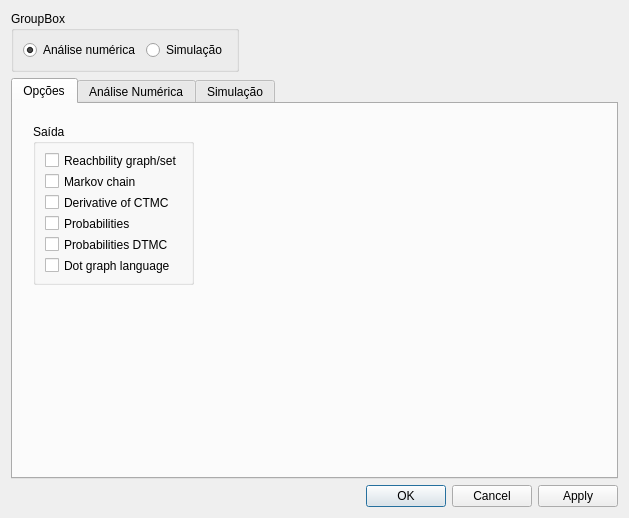
<?xml version="1.0" encoding="UTF-8"?>
<ui version="4.0">
 <class>OptionsDialog</class>
 <widget class="QDialog" name="OptionsDialog">
  <property name="geometry">
   <rect>
    <x>0</x>
    <y>0</y>
    <width>629</width>
    <height>469</height>
   </rect>
  </property>
  <property name="windowTitle">
   <string>Dialog</string>
  </property>
  <layout class="QGridLayout" name="gridLayout_8">
   <item row="1" column="0" colspan="2">
    <widget class="QTabWidget" name="tabWidget">
     <property name="currentIndex">
      <number>0</number>
     </property>
     <widget class="QWidget" name="tab_opt">
      <attribute name="title">
       <string>Opções</string>
      </attribute>
      <widget class="QGroupBox" name="groupBox_2">
       <property name="geometry">
        <rect>
         <x>20</x>
         <y>20</y>
         <width>161</width>
         <height>161</height>
        </rect>
       </property>
       <property name="title">
        <string>Saída</string>
       </property>
       <layout class="QGridLayout" name="gridLayout_3">
        <item row="0" column="0">
         <widget class="QCheckBox" name="checkBox_2">
          <property name="text">
           <string>Reachbility graph/set</string>
          </property>
         </widget>
        </item>
        <item row="1" column="0">
         <widget class="QCheckBox" name="checkBox_3">
          <property name="text">
           <string>Markov chain</string>
          </property>
         </widget>
        </item>
        <item row="2" column="0">
         <widget class="QCheckBox" name="checkBox_4">
          <property name="text">
           <string>Derivative of CTMC</string>
          </property>
         </widget>
        </item>
        <item row="3" column="0">
         <widget class="QCheckBox" name="checkBox_5">
          <property name="text">
           <string>Probabilities</string>
          </property>
         </widget>
        </item>
        <item row="4" column="0">
         <widget class="QCheckBox" name="checkBox_6">
          <property name="text">
           <string>Probabilities DTMC</string>
          </property>
         </widget>
        </item>
        <item row="5" column="0">
         <widget class="QCheckBox" name="checkBox_7">
          <property name="text">
           <string>Dot graph language</string>
          </property>
         </widget>
        </item>
       </layout>
      </widget>
     </widget>
     <widget class="QWidget" name="tab_an">
      <attribute name="title">
       <string>Análise Numérica</string>
      </attribute>
      <layout class="QGridLayout" name="gridLayout_2">
       <item row="0" column="0">
        <widget class="QGroupBox" name="groupBox_3">
         <property name="title">
          <string>Análise</string>
         </property>
         <layout class="QGridLayout" name="gridLayout_4">
          <item row="0" column="0">
           <widget class="QRadioButton" name="radioButton">
            <property name="text">
             <string>Steady-state</string>
            </property>
            <property name="checked">
             <bool>true</bool>
            </property>
           </widget>
          </item>
          <item row="1" column="0">
           <widget class="QRadioButton" name="radioButton_2">
            <property name="text">
             <string>Transient</string>
            </property>
           </widget>
          </item>
          <item row="2" column="0">
           <widget class="QRadioButton" name="radioButton_3">
            <property name="text">
             <string>Both</string>
            </property>
           </widget>
          </item>
          <item row="3" column="0">
           <widget class="QCheckBox" name="checkBox">
            <property name="text">
             <string>Sensitivity</string>
            </property>
           </widget>
          </item>
         </layout>
        </widget>
       </item>
       <item row="0" column="1" rowspan="2">
        <widget class="QGroupBox" name="groupBox_6">
         <property name="title">
          <string>Parâmetros de solução</string>
         </property>
         <layout class="QGridLayout" name="gridLayout_6">
          <item row="0" column="0">
           <widget class="QLabel" name="label_2">
            <property name="text">
             <string>Approach</string>
            </property>
           </widget>
          </item>
          <item row="0" column="1">
           <widget class="QComboBox" name="comboBox_2"/>
          </item>
          <item row="1" column="0">
           <widget class="QLabel" name="label_3">
            <property name="text">
             <string>Steady-state method</string>
            </property>
           </widget>
          </item>
          <item row="1" column="1">
           <widget class="QComboBox" name="comboBox_3"/>
          </item>
          <item row="2" column="0">
           <widget class="QLabel" name="label_4">
            <property name="text">
             <string>Transient method</string>
            </property>
           </widget>
          </item>
          <item row="2" column="1">
           <widget class="QComboBox" name="comboBox_4"/>
          </item>
          <item row="3" column="0">
           <widget class="QLabel" name="label_5">
            <property name="text">
             <string>Maximum # iterations</string>
            </property>
           </widget>
          </item>
          <item row="4" column="0">
           <widget class="QLabel" name="label_6">
            <property name="text">
             <string>Minimum precision</string>
            </property>
           </widget>
          </item>
          <item row="5" column="0">
           <widget class="QLabel" name="label_7">
            <property name="text">
             <string>M0 return rate</string>
            </property>
           </widget>
          </item>
          <item row="6" column="0">
           <widget class="QCheckBox" name="checkBox_12">
            <property name="text">
             <string>Compute cumulative probabilities</string>
            </property>
            <property name="checked">
             <bool>true</bool>
            </property>
           </widget>
          </item>
          <item row="6" column="1">
           <spacer name="horizontalSpacer">
            <property name="orientation">
             <enum>Qt::Horizontal</enum>
            </property>
            <property name="sizeHint" stdset="0">
             <size>
              <width>202</width>
              <height>20</height>
             </size>
            </property>
           </spacer>
          </item>
          <item row="7" column="0">
           <widget class="QCheckBox" name="checkBox_13">
            <property name="text">
             <string>Steady-state detection</string>
            </property>
            <property name="checked">
             <bool>true</bool>
            </property>
           </widget>
          </item>
          <item row="7" column="1">
           <spacer name="horizontalSpacer_2">
            <property name="orientation">
             <enum>Qt::Horizontal</enum>
            </property>
            <property name="sizeHint" stdset="0">
             <size>
              <width>202</width>
              <height>20</height>
             </size>
            </property>
           </spacer>
          </item>
          <item row="3" column="1">
           <widget class="QLineEdit" name="lineEdit_8">
            <property name="text">
             <string>2000</string>
            </property>
           </widget>
          </item>
          <item row="4" column="1">
           <widget class="QLineEdit" name="lineEdit_9">
            <property name="text">
             <string>0.000001</string>
            </property>
           </widget>
          </item>
          <item row="5" column="1">
           <widget class="QLineEdit" name="lineEdit_10">
            <property name="text">
             <string>0.0</string>
            </property>
           </widget>
          </item>
         </layout>
        </widget>
       </item>
       <item row="1" column="0">
        <widget class="QGroupBox" name="groupBox_4">
         <property name="title">
          <string>Condições de parada</string>
         </property>
         <layout class="QGridLayout" name="gridLayout_5">
          <item row="0" column="0">
           <widget class="QCheckBox" name="checkBox_8">
            <property name="enabled">
             <bool>false</bool>
            </property>
            <property name="text">
             <string>Absorbing marking</string>
            </property>
           </widget>
          </item>
          <item row="1" column="0">
           <widget class="QCheckBox" name="checkBox_9">
            <property name="text">
             <string>Transient vanishingh loops</string>
            </property>
           </widget>
          </item>
          <item row="2" column="0">
           <widget class="QCheckBox" name="checkBox_10">
            <property name="text">
             <string>Transient initial marking</string>
            </property>
            <property name="checked">
             <bool>true</bool>
            </property>
           </widget>
          </item>
          <item row="3" column="0">
           <widget class="QCheckBox" name="checkBox_11">
            <property name="text">
             <string>Vanishing initial value</string>
            </property>
            <property name="checked">
             <bool>true</bool>
            </property>
           </widget>
          </item>
         </layout>
        </widget>
       </item>
       <item row="2" column="0" colspan="2">
        <widget class="QGroupBox" name="groupBox_5">
         <property name="title">
          <string>Eliminação</string>
         </property>
         <layout class="QGridLayout" name="gridLayout_7">
          <item row="0" column="0">
           <widget class="QLabel" name="label">
            <property name="text">
             <string>Vanishing markings</string>
            </property>
           </widget>
          </item>
          <item row="0" column="1">
           <widget class="QComboBox" name="comboBox"/>
          </item>
         </layout>
        </widget>
       </item>
      </layout>
     </widget>
     <widget class="QWidget" name="tab_sim">
      <attribute name="title">
       <string>Simulação</string>
      </attribute>
      <layout class="QGridLayout" name="gridLayout_18">
       <item row="0" column="0">
        <widget class="QLabel" name="label_9">
         <property name="text">
          <string>Método de simulação</string>
         </property>
        </widget>
       </item>
       <item row="0" column="1" colspan="2">
        <widget class="QComboBox" name="comboBox_8"/>
       </item>
       <item row="1" column="0" colspan="2">
        <widget class="QFrame" name="frame">
         <property name="frameShape">
          <enum>QFrame::Box</enum>
         </property>
         <property name="frameShadow">
          <enum>QFrame::Raised</enum>
         </property>
         <layout class="QGridLayout" name="gridLayout_9">
          <item row="0" column="0">
           <widget class="QRadioButton" name="radioButton_4">
            <property name="text">
             <string># replications</string>
            </property>
           </widget>
          </item>
          <item row="0" column="1">
           <widget class="QLabel" name="label_8">
            <property name="text">
             <string>Number of replication / batches</string>
            </property>
           </widget>
          </item>
          <item row="1" column="0">
           <widget class="QRadioButton" name="radioButton_5">
            <property name="text">
             <string>Error given</string>
            </property>
           </widget>
          </item>
          <item row="1" column="1">
           <widget class="QLineEdit" name="lineEdit">
            <property name="text">
             <string>0</string>
            </property>
           </widget>
          </item>
         </layout>
        </widget>
       </item>
       <item row="1" column="2" rowspan="2">
        <widget class="QStackedWidget" name="stackedWidget">
         <property name="frameShape">
          <enum>QFrame::Panel</enum>
         </property>
         <property name="currentIndex">
          <number>0</number>
         </property>
         <widget class="QWidget" name="page">
          <widget class="QCheckBox" name="checkBox_14">
           <property name="geometry">
            <rect>
             <x>10</x>
             <y>30</y>
             <width>201</width>
             <height>20</height>
            </rect>
           </property>
           <property name="text">
            <string>Output usual cumulative measures</string>
           </property>
           <property name="checked">
            <bool>true</bool>
           </property>
          </widget>
         </widget>
         <widget class="QWidget" name="page_2"/>
        </widget>
       </item>
       <item row="2" column="0" colspan="2">
        <widget class="QFrame" name="frame_3">
         <property name="frameShape">
          <enum>QFrame::StyledPanel</enum>
         </property>
         <property name="frameShadow">
          <enum>QFrame::Raised</enum>
         </property>
         <layout class="QGridLayout" name="gridLayout_17">
          <item row="0" column="0">
           <widget class="QLabel" name="label_10">
            <property name="text">
             <string>Required confidence for simulation</string>
            </property>
           </widget>
          </item>
          <item row="0" column="1">
           <widget class="QComboBox" name="comboBox_17"/>
          </item>
          <item row="1" column="0">
           <widget class="QLabel" name="label_11">
            <property name="text">
             <string>Length of each simulation iteration/batch</string>
            </property>
           </widget>
          </item>
          <item row="1" column="1">
           <widget class="QLineEdit" name="lineEdit_3">
            <property name="text">
             <string>0.0</string>
            </property>
           </widget>
          </item>
          <item row="2" column="0">
           <widget class="QLabel" name="label_12">
            <property name="text">
             <string>Used for comparing the fluid places content</string>
            </property>
           </widget>
          </item>
          <item row="2" column="1">
           <widget class="QLineEdit" name="lineEdit_4">
            <property name="text">
             <string>0.000001</string>
            </property>
           </widget>
          </item>
          <item row="3" column="0">
           <widget class="QLabel" name="label_25">
            <property name="text">
             <string>Used for comparing the firing time conflict</string>
            </property>
           </widget>
          </item>
          <item row="3" column="1">
           <widget class="QLineEdit" name="lineEdit_5">
            <property name="text">
             <string>0.000001</string>
            </property>
           </widget>
          </item>
          <item row="4" column="0">
           <widget class="QLabel" name="label_26">
            <property name="text">
             <string>Seed of the random generator</string>
            </property>
           </widget>
          </item>
          <item row="4" column="1">
           <widget class="QLineEdit" name="lineEdit_6">
            <property name="text">
             <string>52836</string>
            </property>
           </widget>
          </item>
          <item row="5" column="0" colspan="2">
           <widget class="QCheckBox" name="checkBox_29">
            <property name="text">
             <string>Print the report in the .out file in simulation.</string>
            </property>
           </widget>
          </item>
          <item row="6" column="0">
           <widget class="QLabel" name="label_27">
            <property name="text">
             <string>Warm-up time</string>
            </property>
           </widget>
          </item>
          <item row="6" column="1">
           <widget class="QLineEdit" name="lineEdit_7">
            <property name="text">
             <string>0.0</string>
            </property>
           </widget>
          </item>
         </layout>
        </widget>
       </item>
      </layout>
     </widget>
    </widget>
   </item>
   <item row="2" column="1">
    <widget class="QDialogButtonBox" name="buttonBox">
     <property name="orientation">
      <enum>Qt::Horizontal</enum>
     </property>
     <property name="standardButtons">
      <set>QDialogButtonBox::Apply|QDialogButtonBox::Cancel|QDialogButtonBox::Ok</set>
     </property>
    </widget>
   </item>
   <item row="0" column="0">
    <widget class="QGroupBox" name="groupBox">
     <property name="title">
      <string>GroupBox</string>
     </property>
     <layout class="QGridLayout" name="gridLayout">
      <item row="0" column="0">
       <widget class="QRadioButton" name="rb_analysis">
        <property name="text">
         <string>Análise numérica</string>
        </property>
        <property name="checked">
         <bool>true</bool>
        </property>
       </widget>
      </item>
      <item row="0" column="1">
       <widget class="QRadioButton" name="rb_simulation">
        <property name="text">
         <string>Simulação</string>
        </property>
       </widget>
      </item>
     </layout>
    </widget>
   </item>
  </layout>
 </widget>
 <resources/>
 <connections>
  <connection>
   <sender>buttonBox</sender>
   <signal>accepted()</signal>
   <receiver>OptionsDialog</receiver>
   <slot>accept()</slot>
   <hints>
    <hint type="sourcelabel">
     <x>248</x>
     <y>254</y>
    </hint>
    <hint type="destinationlabel">
     <x>157</x>
     <y>274</y>
    </hint>
   </hints>
  </connection>
  <connection>
   <sender>buttonBox</sender>
   <signal>rejected()</signal>
   <receiver>OptionsDialog</receiver>
   <slot>reject()</slot>
   <hints>
    <hint type="sourcelabel">
     <x>316</x>
     <y>260</y>
    </hint>
    <hint type="destinationlabel">
     <x>286</x>
     <y>274</y>
    </hint>
   </hints>
  </connection>
 </connections>
</ui>
